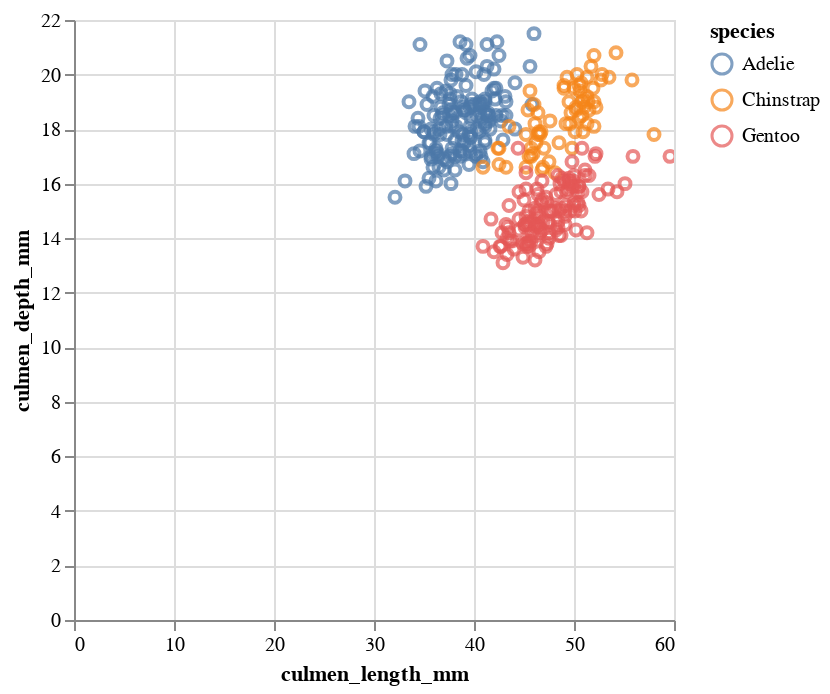

Notebook code cell kept with this figure:
### Code cell
alt.Chart(df).mark_point().encode(
    x='culmen_length_mm',
    y='culmen_depth_mm',
    color='species'
).interactive()

### Figure 1 — Vega-Lite specification as saved in the notebook (floating-point values rounded to 4 significant figures; data arrays with more than 128 entries replaced by an {"elided": "..."} marker saying what was removed)
{"config": {"view": {"continuousWidth": 300, "continuousHeight": 300}}, "data": {"name": "data-29ff670c6cbc87fe6b8f9db2d10af5a1"}, "mark": {"type": "point"}, "encoding": {"color": {"field": "species", "type": "nominal"}, "x": {"field": "culmen_length_mm", "type": "quantitative"}, "y": {"field": "culmen_depth_mm", "type": "quantitative"}}, "params": [{"name": "param_10", "select": {"type": "interval", "encodings": ["x", "y"]}, "bind": "scales"}], "$schema": "https://vega.github.io/schema/vega-lite/v5.16.3.json", "datasets": {"data-29ff670c6cbc87fe6b8f9db2d10af5a1": {"elided": "344 records"}}}
